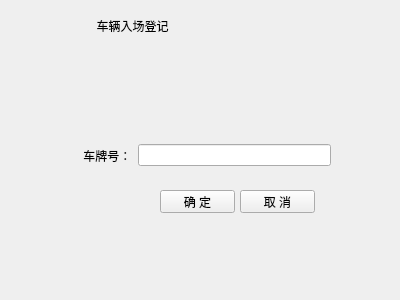
<?xml version="1.0" encoding="UTF-8"?>
<ui version="4.0">
 <class>Hand</class>
 <widget class="QWidget" name="Hand">
  <property name="geometry">
   <rect>
    <x>0</x>
    <y>0</y>
    <width>400</width>
    <height>300</height>
   </rect>
  </property>
  <property name="windowTitle">
   <string>Form</string>
  </property>
  <widget class="QLabel" name="label">
   <property name="geometry">
    <rect>
     <x>60</x>
     <y>10</y>
     <width>291</width>
     <height>31</height>
    </rect>
   </property>
   <property name="text">
    <string>           车辆入场登记</string>
   </property>
  </widget>
  <widget class="QWidget" name="horizontalLayoutWidget">
   <property name="geometry">
    <rect>
     <x>80</x>
     <y>140</y>
     <width>251</width>
     <height>31</height>
    </rect>
   </property>
   <layout class="QHBoxLayout" name="horizontalLayout">
    <item>
     <widget class="QLabel" name="label_2">
      <property name="text">
       <string> 车牌号：</string>
      </property>
     </widget>
    </item>
    <item>
     <widget class="QLineEdit" name="lineEdit"/>
    </item>
   </layout>
  </widget>
  <widget class="QPushButton" name="pushButton">
   <property name="geometry">
    <rect>
     <x>160</x>
     <y>190</y>
     <width>75</width>
     <height>23</height>
    </rect>
   </property>
   <property name="text">
    <string>确 定</string>
   </property>
  </widget>
  <widget class="QPushButton" name="pushButton_2">
   <property name="geometry">
    <rect>
     <x>240</x>
     <y>190</y>
     <width>75</width>
     <height>23</height>
    </rect>
   </property>
   <property name="text">
    <string>取 消</string>
   </property>
  </widget>
 </widget>
 <resources/>
 <connections/>
</ui>
